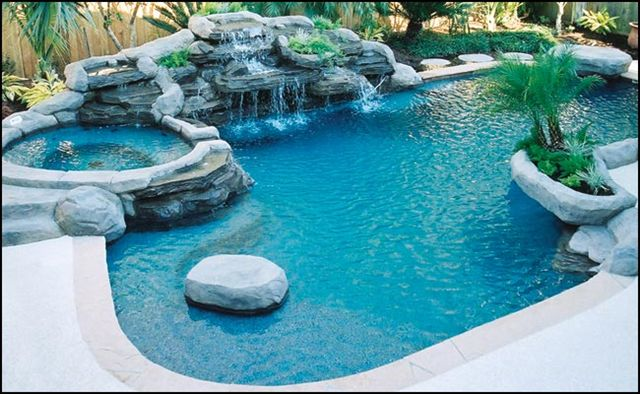
#> input picture bg.png, 640 x 394 px
$ python -i a8.py   (imports and definitions only)
#> lines starting #> are read from the running program, lines starting #| are printed output that depends on the picture
#> further down, picture is the input picture: shape (394, 640, 3); mean B, G, R 161.9, 152, 96.9
import numpy as np

# === Deconvolution with gradient descent ===

def dotIm(im1, im2):
  return np.sum(im1 * im2)

def applyKernel(im, kernel):
  ''' return Mx, where x is im '''
  return convolve3(im, kernel)

def applyConjugatedKernel(im, kernel):
  ''' return M^T x, where x is im '''
  return convolve3(im, np.fliplr(np.flipud(kernel)));

def applyAMatrix(im, kernel):
  ''' return Ax, where A = M^TM'''
  return applyConjugatedKernel(applyKernel(im, kernel), kernel)

def computeResidual(kernel, x, y):
  ''' return MTy - MTMx '''
  return applyConjugatedKernel(y, kernel) - applyAMatrix(x, kernel)

def computeStepSize(r, kernel):
  return dotIm(r, r) / dotIm(r, applyAMatrix(r, kernel))

# [7 lines left out: function deconvGradDescent, not called in this run]

# === Deconvolution with conjugate gradient ===

def computeGradientStepSize(r, d, kernel):
  return dotIm(r, r) / dotIm(d, applyAMatrix(d, kernel))

def computeConjugateDirectionStepSize(old_r, new_r):
  return dotIm(new_r, new_r) / dotIm(old_r, old_r)

# [12 lines left out: function deconvCG, not called in this run]

def laplacianKernel():
  ''' a 3-by-3 array '''
  return np.array([[0, -1, 0], [-1, 4, -1], [0, -1, 0]])

def applyLaplacian(im):
  ''' return Lx (x is im)'''
  return applyKernel(im, laplacianKernel())

def applyRegularizedOperator(im, kernel, lamb):
  ''' (A + lambda L )x'''
  return applyAMatrix(im, kernel) + lamb * applyLaplacian(im)

def computeGradientStepSize_reg(grad, p, kernel, lamb):
  return dotIm(grad, grad) / dotIm(p, applyRegularizedOperator(p, kernel, lamb))

# [43 lines left out: functions deconvCG_reg, naiveComposite, Poisson, PoissonCG, not called in this run]

#==== Helpers. Use them as possible. ====

def convolve3(im, kernel):
  from scipy import ndimage
  center=(0,0)
  r=ndimage.filters.convolve(im[:,:,0], kernel, mode='reflect', origin=center)
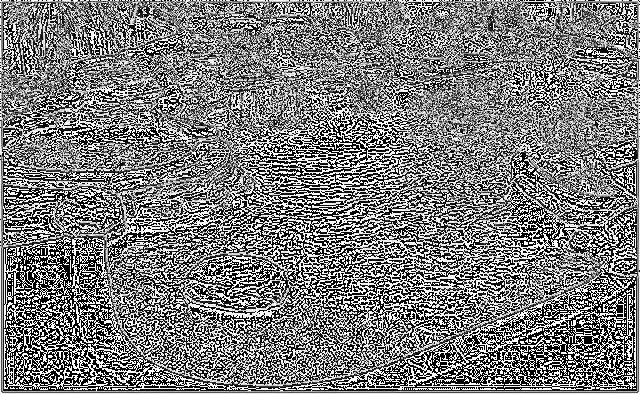
#> r: shape (394, 640); min 0, max 255, mean 124.5
  g=ndimage.filters.convolve(im[:,:,1], kernel, mode='reflect', origin=center)
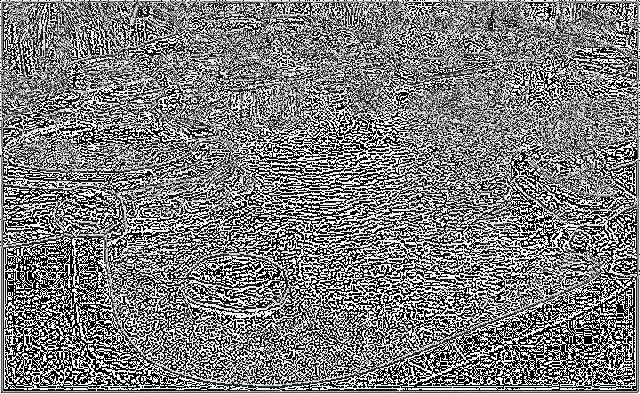
#> g: shape (394, 640); min 0, max 255, mean 124.6
  b=ndimage.filters.convolve(im[:,:,2], kernel, mode='reflect', origin=center)
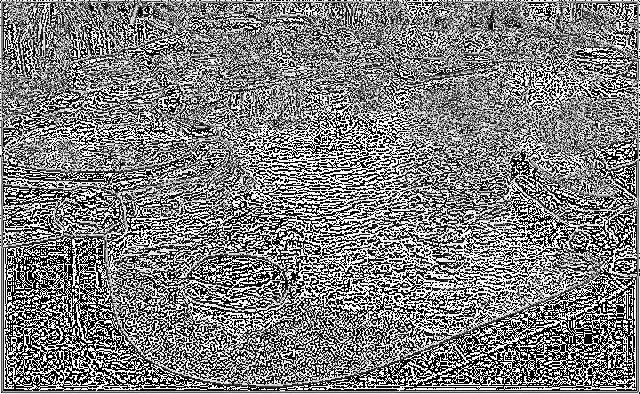
#> b: shape (394, 640); min 0, max 255, mean 126.8
  return (np.dstack([r,g,b]))
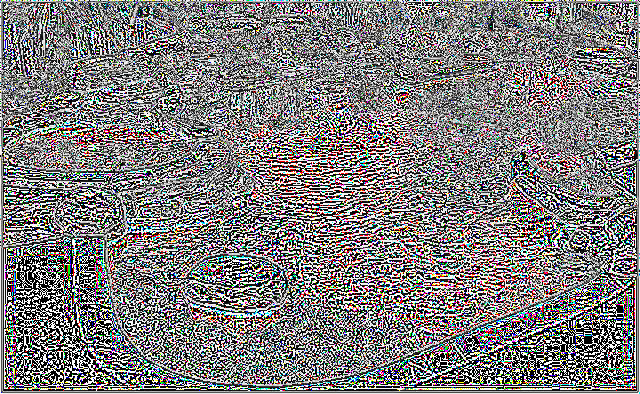
#> returned value: shape (394, 640, 3); mean of channels 0, 1, 2 124.5, 124.6, 126.8; drawn as B, G, R

# [9 lines left out: functions gauss2D, horiGaussKernel, not called in this run]

>>> import cv2
>>> picture = cv2.imread('bg.png')
>>> result = applyLaplacian(picture)
